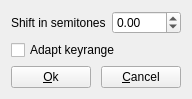
<?xml version="1.0" encoding="UTF-8"?>
<ui version="4.0">
 <class>ToolTranspose_gui</class>
 <widget class="QWidget" name="ToolTranspose_gui">
  <property name="geometry">
   <rect>
    <x>0</x>
    <y>0</y>
    <width>192</width>
    <height>95</height>
   </rect>
  </property>
  <property name="windowTitle">
   <string notr="true">Form</string>
  </property>
  <layout class="QGridLayout" name="gridLayout">
   <item row="0" column="0">
    <widget class="QLabel" name="label">
     <property name="text">
      <string>Shift in semitones</string>
     </property>
    </widget>
   </item>
   <item row="1" column="0" colspan="2">
    <widget class="QCheckBox" name="checkKeyRange">
     <property name="text">
      <string>Adapt keyrange</string>
     </property>
    </widget>
   </item>
   <item row="2" column="0" colspan="2">
    <layout class="QHBoxLayout" name="horizontalLayout">
     <item>
      <widget class="QPushButton" name="pushOk">
       <property name="text">
        <string>&amp;Ok</string>
       </property>
      </widget>
     </item>
     <item>
      <spacer name="horizontalSpacer">
       <property name="orientation">
        <enum>Qt::Horizontal</enum>
       </property>
       <property name="sizeHint" stdset="0">
        <size>
         <width>40</width>
         <height>20</height>
        </size>
       </property>
      </spacer>
     </item>
     <item>
      <widget class="QPushButton" name="pushCancel">
       <property name="text">
        <string>&amp;Cancel</string>
       </property>
      </widget>
     </item>
    </layout>
   </item>
   <item row="0" column="1">
    <widget class="QDoubleSpinBox" name="spinTon">
     <property name="minimum">
      <double>-120.000000000000000</double>
     </property>
     <property name="maximum">
      <double>120.000000000000000</double>
     </property>
    </widget>
   </item>
  </layout>
 </widget>
 <tabstops>
  <tabstop>spinTon</tabstop>
  <tabstop>checkKeyRange</tabstop>
  <tabstop>pushOk</tabstop>
  <tabstop>pushCancel</tabstop>
 </tabstops>
 <resources/>
 <connections/>
</ui>
